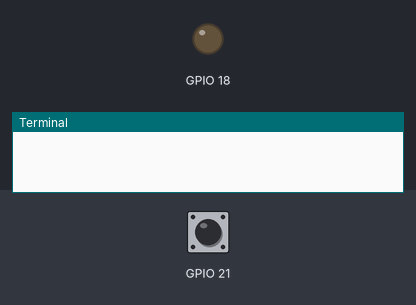
The program below on a simulated Raspberry Pi (BCM pin numbers). Shown: output pins drawn as LEDs (lit = HIGH), the last lines printed to the terminal. The test bench sets the inputs (shaded band); at power-on: GPIO 21 HIGH. The run ends when the program shuts the computer down. At 7.3 s the program puts the board to deep sleep or switches it off; the recording ends there.

Above: at 1.2 s.
1.3 s: GPIO 21 pulled LOW for 0.15 s
At 2.1 s:
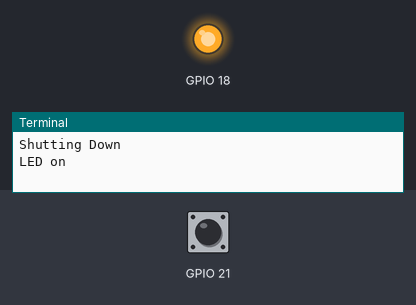
Timing chart, 0 to 4.3 s (numbered marks = the images above; inputs shaded):
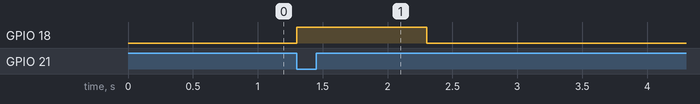

Measured:
- after the input at 1.3 s, GPIO 18: LOW → HIGH at once, → LOW 1.0 s later

The program:

shutdown.py
```python
# !/bin/python

# Simple script for shutting down the Raspberry Pi at the press of a button.

# by Inderpreet Singh


import RPi.GPIO as GPIO
import time
import os


# Use the Broadcom SOC Pin numbers
# Setup the pin with internal pullups enabled and pin in reading mode.

GPIO.setmode(GPIO.BCM)
GPIO.setup(21, GPIO.IN, pull_up_down=GPIO.PUD_UP)

def LedOnOff():
    #GPIO.setmode(GPIO.BCM)
    GPIO.setwarnings(False)
    GPIO.setup(18,GPIO.OUT)
    print("LED on")
    GPIO.output(18,GPIO.HIGH)
    time.sleep(1)
    print("LED off")
    GPIO.output(18,GPIO.LOW)


# Our function on what to do when the button is pressed
def Shutdown(channel):
    print("Shutting Down")
    LedOnOff()
    time.sleep(5)
    os.system("sudo shutdown -h now")

# Add our function to execute when the button pressed event happens

GPIO.add_event_detect(21, GPIO.FALLING, callback=Shutdown, bouncetime=2000)

# Now wait!
while 1:
    time.sleep(1)
```
